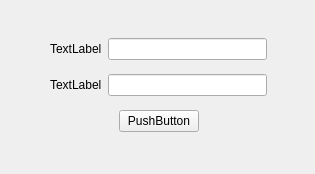
<?xml version="1.0" encoding="UTF-8"?>
<ui version="4.0">
 <class>MainWindow</class>
 <widget class="QMainWindow" name="MainWindow">
  <property name="geometry">
   <rect>
    <x>0</x>
    <y>0</y>
    <width>315</width>
    <height>174</height>
   </rect>
  </property>
  <property name="windowTitle">
   <string>MainWindow</string>
  </property>
  <widget class="QWidget" name="centralwidget">
   <widget class="QWidget" name="gridLayoutWidget">
    <property name="geometry">
     <rect>
      <x>50</x>
      <y>30</y>
      <width>217</width>
      <height>111</height>
     </rect>
    </property>
    <layout class="QGridLayout" name="gridLayout_2">
     <item row="2" column="0">
      <spacer name="horizontalSpacer">
       <property name="orientation">
        <enum>Qt::Horizontal</enum>
       </property>
       <property name="sizeHint" stdset="0">
        <size>
         <width>40</width>
         <height>20</height>
        </size>
       </property>
      </spacer>
     </item>
     <item row="0" column="0" colspan="3">
      <layout class="QHBoxLayout" name="horizontalLayout">
       <item>
        <widget class="QLabel" name="label">
         <property name="text">
          <string>TextLabel</string>
         </property>
        </widget>
       </item>
       <item>
        <widget class="QLineEdit" name="lineEdit"/>
       </item>
      </layout>
     </item>
     <item row="2" column="1">
      <widget class="QPushButton" name="pushButton">
       <property name="text">
        <string>PushButton</string>
       </property>
      </widget>
     </item>
     <item row="2" column="2">
      <spacer name="horizontalSpacer_2">
       <property name="orientation">
        <enum>Qt::Horizontal</enum>
       </property>
       <property name="sizeHint" stdset="0">
        <size>
         <width>40</width>
         <height>20</height>
        </size>
       </property>
      </spacer>
     </item>
     <item row="1" column="0" colspan="3">
      <layout class="QHBoxLayout" name="horizontalLayout_2">
       <item>
        <widget class="QLabel" name="label_2">
         <property name="text">
          <string>TextLabel</string>
         </property>
        </widget>
       </item>
       <item>
        <widget class="QLineEdit" name="lineEdit_2">
         <property name="echoMode">
          <enum>QLineEdit::Password</enum>
         </property>
        </widget>
       </item>
      </layout>
     </item>
    </layout>
   </widget>
  </widget>
 </widget>
 <resources/>
 <connections/>
</ui>
